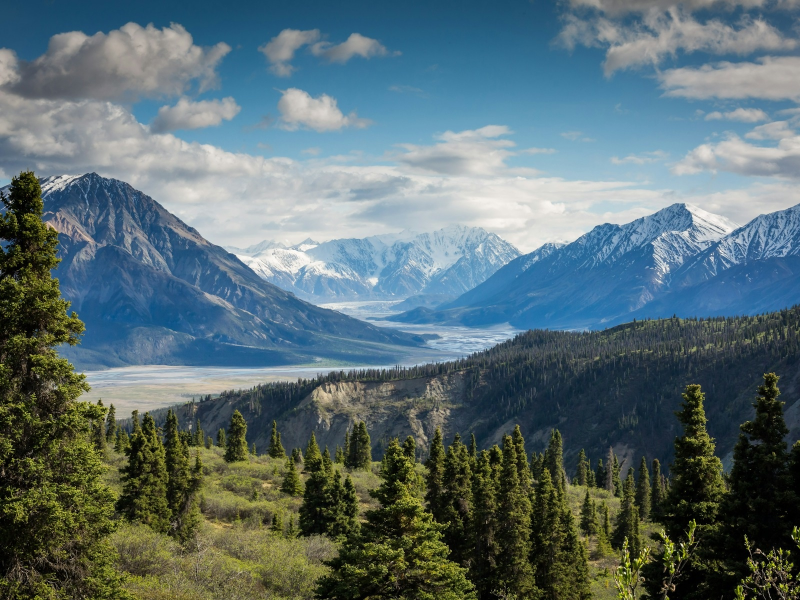
#> input picture site/assets/alpine-original.jpg, 1600 x 1200 px (shown at 1/2 size)
$ python prepare_site_assets.py
#> lines starting #> are read from the running program, lines starting #| are printed output that depends on the picture
"""Prepare self-hosted demo photographs and record actual encoding sizes.

Development-only helper: pip install pillow. Production Pages builds need no Pillow.
Photography is licensed by Unsplash; see site/assets/NOTICE.md.
"""
from io import BytesIO
import argparse
import json
from pathlib import Path
import re
import urllib.parse
import urllib.request

from PIL import Image, ImageDraw, ImageFont, ImageOps

ROOT = Path(__file__).resolve().parents[1]
OUT = ROOT / "site" / "assets"
PHOTOS = (
    ("alpine", "山野", "photo-1464822759023-fed622ff2c3b"),
    ("ocean", "海岸", "photo-1518837695005-2083093ee35b"),
    ("forest", "森林", "photo-1441974231531-c6227db76b6e"),
)


# [71 lines left out: functions prepare_fonts, prepare_cover, not called in this run]


def main():
    parser = argparse.ArgumentParser(description=__doc__)
    parser.add_argument("--fonts", action="store_true", help="Download and subset the licensed website fonts")
    args = parser.parse_args()
    OUT.mkdir(parents=True, exist_ok=True)
    samples = []
    for name, label, identifier in PHOTOS:
        source = OUT / f"{name}-original.jpg"
        url = f"https://images.unsplash.com/{identifier}?fm=jpg&fit=crop&w=1600&h=1200&q=95"
        if not source.exists():
            request = urllib.request.Request(url, headers={"User-Agent": "WebPForge-Website/1.0"})
            with urllib.request.urlopen(request, timeout=40) as response:
                data = response.read()
            with Image.open(BytesIO(data)) as image:
                image.convert("RGB").save(source, "JPEG", quality=95, optimize=True)
        target = OUT / f"{name}.webp"
        thumb = OUT / f"{name}-thumb.webp"
        with Image.open(source) as image:
#> image is the input picture: PIL image 1600x1200 RGB; mean R, G, B 90.2, 109.5, 113.2
            image.save(target, "WEBP", quality=80, method=6)
            ImageOps.fit(image, (96, 72)).save(thumb, "WEBP", quality=75)
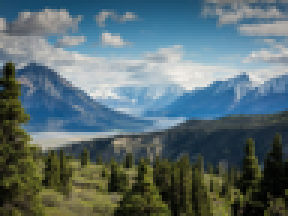
#> saved as alpine-thumb.webp: PIL image 96x72 RGB (shown 3 times larger); mean R, G, B 90.2, 109.5, 113.2
            width, height = image.size
#> width = 1600; height = 1200
        sample = dict(id=name, label=label, source=f"assets/{source.name}",
                      preview=f"assets/{target.name}", thumbnail=f"assets/{thumb.name}",
                      sourceBytes=source.stat().st_size, outputBytes=target.stat().st_size,
                      width=width, height=height, quality=80, credit=url)
        samples.append(sample)
        print(name, sample["sourceBytes"], "->", sample["outputBytes"],
              f"({round((1-sample['outputBytes']/sample['sourceBytes'])*100)}% smaller)")
#| alpine 727968 -> 285254 (61% smaller)
#> pass 2 of the loop in main, `for name, label, identifier in PHOTOS:`:
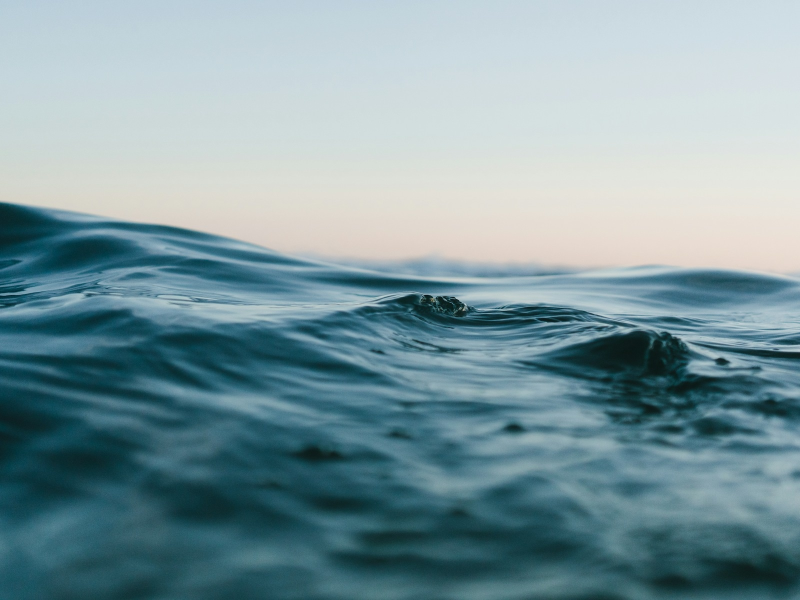
#> input picture site/assets/ocean-original.jpg, 1600 x 1200 px (shown at 1/2 size)
#> in main, image is the input picture: PIL image 1600x1200 RGB; mean R, G, B 124.9, 152.5, 158.9
#> in main, `ImageOps.fit(image, (96, 72)).save(thumb, "WEBP", quality=75)`:
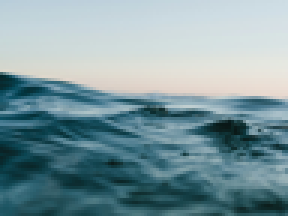
#> saved as ocean-thumb.webp: PIL image 96x72 RGB (shown 3 times larger); mean R, G, B 124.9, 152.5, 158.9
#| ocean 360340 -> 55678 (85% smaller)
#> pass 3 of the loop in main, `for name, label, identifier in PHOTOS:`:
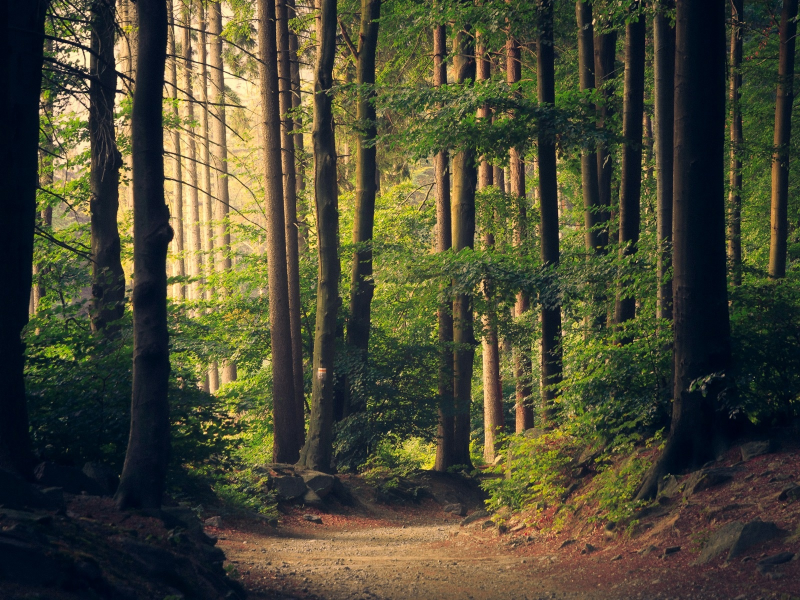
#> input picture site/assets/forest-original.jpg, 1600 x 1200 px (shown at 1/2 size)
#> in main, image is the input picture: PIL image 1600x1200 RGB; mean R, G, B 74.5, 73.4, 52.6
#> in main, `ImageOps.fit(image, (96, 72)).save(thumb, "WEBP", quality=75)`:
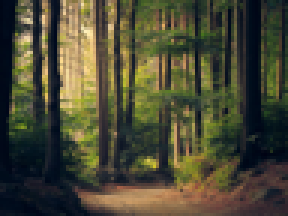
#> saved as forest-thumb.webp: PIL image 96x72 RGB (shown 3 times larger); mean R, G, B 74.5, 73.4, 52.6
#| forest 978335 -> 406352 (58% smaller)
    (OUT / "samples.json").write_text(json.dumps(samples, ensure_ascii=False, indent=2) + "\n", encoding="utf-8")
#> (the run stopped early here; a loop or call above may not have finished)
